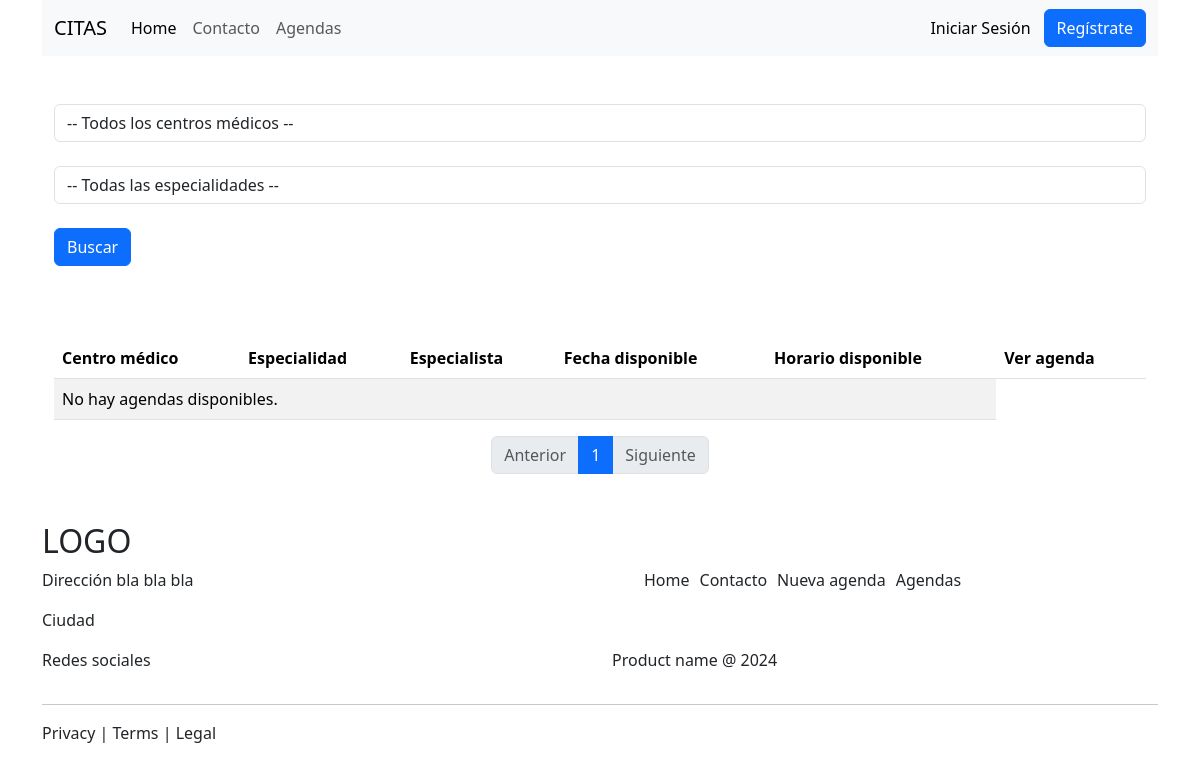
/agendas, run on an earlier commit of the app's database.
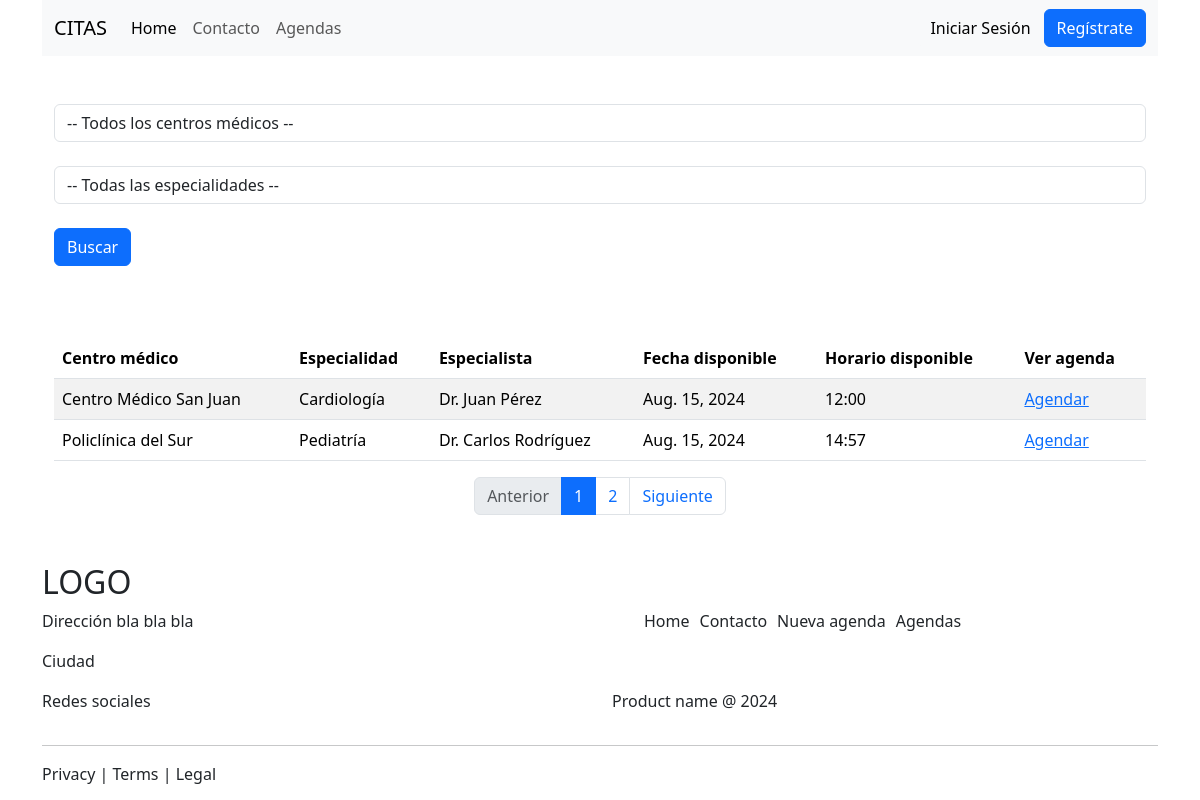
And on a later commit of the database.
### citas/models.py (models this page shows, shortened)
class Agenda(models.Model):
    fecha_disponible = models.DateField('Fecha Disponible', auto_now=False, auto_now_add=False)
    hora_disponible = models.TimeField('Hora Disponible', auto_now=False, auto_now_add=False)
    especialista = models.ForeignKey(Especialista, on_delete=models.CASCADE)
    centro_medico = models.ForeignKey(CentroMedico, on_delete=models.CASCADE)

class CentroMedico(models.Model):
    nombre = models.CharField('Nombre centro', max_length=200)
    direccion = models.CharField('Dirección', max_length=200)

class Especialista(models.Model):
    nombre = models.CharField('Nombre especialista', max_length=200)
    especialidad = models.CharField('Especialidad', max_length=200)

### citas/views.py (the view)
# urls.py: path('agendas', AgendaListView.as_view(), name="agendas"),
class AgendaListView(ListView):
    model = Agenda
    template_name = 'agendas.html'
    context_object_name = 'agendas'
    paginate_by = 2
    def get_queryset(self):
        queryset = super().get_queryset()
        centro_id = self.request.GET.get('centro_medico')
        especialista_id = self.request.GET.get('especialidad')
        if centro_id and centro_id != '0':
            queryset = queryset.filter(centro_medico_id=centro_id)
        if especialista_id and especialista_id != '0':
            especialidad = Especialista.objects.get(id=especialista_id).especialidad
            queryset = queryset.filter(especialista__especialidad=especialidad)
        agendas_con_citas = Cita.objects.values_list('agenda_id', flat=True)
        queryset = queryset.exclude(id__in=agendas_con_citas)
        return queryset
    def get_context_data(self, **kwargs):
        context = super().get_context_data(**kwargs)
        context['centros'] = CentroMedico.objects.all()
        especialistas = Especialista.objects.all()
        especialistas_unicos = OrderedDict()
        for especialista in especialistas:
            if especialista.especialidad not in especialistas_unicos:
                especialistas_unicos[especialista.especialidad] = especialista
        especialistas_unicos_list = list(especialistas_unicos.values())
        context['especialidades'] = especialistas_unicos_list
        return context

### citas/templates/agendas.html (shortened to what this page needs)
{% extends "partes/base.html" %}
{% load static %}
{% block contenido %}
    <div class="container">
        <form method="get" action="{% url 'agendas' %}">
            <select name="centro_medico" id="centro_medico" class="form-control">
                <option value="0">-- Todos los centros médicos --</option>
            </select><br>
            <select name="especialidad" id="especialidad" class="form-control">
                <option value="0">-- Todas las especialidades --</option>
            </select><br>
            <input type="submit" value="Buscar" class="btn btn-primary">
        </form>
        <br>
    </div>
    <div class="container mt-5">
        <div class="tabla">
            <table class="table table-striped">
                <thead>
                    <tr>
                        <th>Centro médico</th>
                        <th>Especialidad</th>
                        <th>Especialista</th>
                        <th>Fecha disponible</th>
                        <th>Horario disponible</th>
                        <th>Ver agenda</th>
                    </tr>
                </thead>
                <tbody>
                    {% for agenda in agendas %}
                        <tr>
                            <td>{{ agenda.centro_medico.nombre }}</td>
                            <td>{{ agenda.especialista.especialidad }}</td>
                            <td>{{ agenda.especialista.nombre }}</td>
                            <td>{{ agenda.fecha_disponible}}</td>
                            <td>{{ agenda.hora_disponible|date:"H:i" }}</td>
                            <td><a href="{% url 'cita' agenda.id %}">Agendar</a></td>
                        </tr>
                    {% empty %}
                        <tr>
                            <td colspan="5">No hay agendas disponibles.</td>
                        </tr>
                    {% endfor %}
                </tbody>
            </table>
        </div>
    </div>
    <div class="container">
        <nav aria-label="Page navigation example">
            <ul class="pagination justify-content-center">
              <li class="page-item {% if not page_obj.has_previous %}disabled{% endif %}">
                <a class="page-link" href="">Anterior</a>
              </li>
              {% for num in page_obj.paginator.page_range %}
                  <li class="page-item {% if page_obj.number == num %}active{% endif %}">
                    <a class="page-link" href="?page={{ num }}">{{ num }}</a>
                  </li>
              {% endfor %}
              <li class="page-item {% if not page_obj.has_next %}disabled{% endif %}">
                <a class="page-link" href="{% if page_obj.has_next %}?page={{ page_obj.next_page_number }}{% endif %}">Siguiente</a>
              </li>
            </ul>
        </nav>
    </div>
{% endblock %}

### citas/templates/partes/base.html (shortened to what this page needs)
{% load static %}
<!DOCTYPE html>
<html lang="en">
<head>
    <link rel="stylesheet" href="https://cdn.jsdelivr.net/npm/bootstrap@5.3.3/dist/css/bootstrap.min.css">
    <link rel="stylesheet" href="{% static 'css/miestilo.css' %}">
</head>
<body>
    <div class="container">
        {% include "partes/navbar.html" %}
        <div class="mt-5 mb-5">
            {% block contenido %}
            {% endblock %}
        </div>
        <div class="mt-5">
            {% include "partes/footer.html" %}
        </div>
    </div>
</body>
</html>

### citas/templates/partes/navbar.html (shortened to what this page needs)
<nav class="navbar navbar-expand-lg bg-body-tertiary">
    <div class="container-fluid">
      <div class="collapse navbar-collapse" id="navbarTogglerDemo01">
        <a class="navbar-brand" href="#">CITAS</a>
        <ul class="navbar-nav me-auto mb-2 mb-lg-0">
          <li class="nav-item">
            <a class="nav-link active" aria-current="page" href="{% url 'index' %}">Home</a>
          </li>
          <li class="nav-item">
            <a class="nav-link" href="{% url 'contacto' %}">Contacto</a>
          </li>
          <li class="nav-item">
            <a class="nav-link" href="{% url 'agendas' %}">Agendas</a>
          </li>
        </ul>
        <div class="d-flex">
            {% if user.is_authenticated %}
              <a class="btn btn-light" href="{% url 'profile_edit' %}">{{user.username}}</a>
              <a class="btn btn-warning" href="{% url 'logout' %}">Logout</a>
            {% else %}
              <a class="btn btn-light" href="{% url 'login' %}">Iniciar Sesión</a>
              <a class="btn btn-primary" href="{% url 'registro' %}">Regístrate</a>
            {% endif %}
        </div>
      </div>
    </div>
  </nav>

### citas/templates/partes/footer.html
<div>
    <div class="row">
        <div class="col-12">
            <h2>LOGO</h2>
        </div>
    </div>
    <div class="row">
        <div class="col-6">
            <p>Dirección bla bla bla</p>
            <p>Ciudad</p>
        </div>
        <div class="col-6">
            <ul class="menu-footer">
                <li class="nav-item">
                  <a class="nav-link list-group-item" href="{% url 'index' %}">Home</a>
                </li>
                <li class="nav-item">
                  <a class="nav-link list-group-item" href="{% url 'contacto' %}">Contacto</a>
                </li>
                <li class="nav-item">
                  <a class="nav-link list-group-item" href="{% url 'agenda_nueva' %}">Nueva agenda</a>
                </li>
                <li class="nav-item">
                  <a class="nav-link " href="{% url 'agendas' %}">Agendas</a>
                </li>
            </ul>
        </div>
    </div>
    <div class="row">
        <div class="col-6">
            <p>Redes sociales</p>
        </div>
        <div class="col-6">
            <p>Product name @ 2024</p>
        </div>
    </div>
    <hr>
    <div class="m-auto">
        Privacy | Terms | Legal
    </div>
</div>

### citas/static/css/miestilo.css (style rules this page uses)
.menu-footer li { list-style: none; float: left; margin-right: 10px; }

What changed in the data, as far as the page shows it:
added Agenda: centro_medico.nombre "Centro Médico San Juan", especialista.especialidad "Cardiología", especialista.nombre "Dr. Juan Pérez", fecha_disponible "Aug. 15, 2024", hora_disponible "12:00"
added Agenda: centro_medico.nombre "Policlínica del Sur", especialista.especialidad "Pediatría", especialista.nombre "Dr. Carlos Rodríguez", fecha_disponible "Aug. 15, 2024", hora_disponible "14:57"
Also different on the page:
new list line: "2"
text no longer shown: "No hay agendas disponibles."
